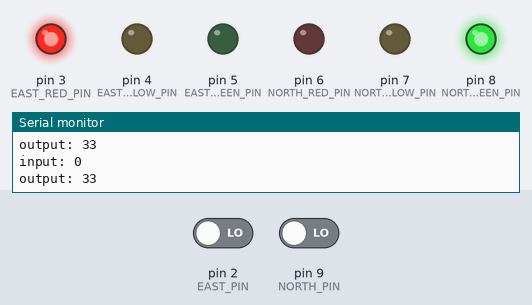
The sketch below on a simulated Arduino Uno, built with avr-gcc and run on an emulated ATmega328P. Shown: output pins drawn as LEDs (lit = HIGH), the last lines printed to the serial monitor. Inputs (shaded band) come from the test bench; at power-on: pin 2 (EAST_PIN) LOW, pin 9 (NORTH_PIN) LOW.

Above: at 9.8 s.
9.9 s: pin 2 (EAST_PIN) driven HIGH
At 13.7 s:
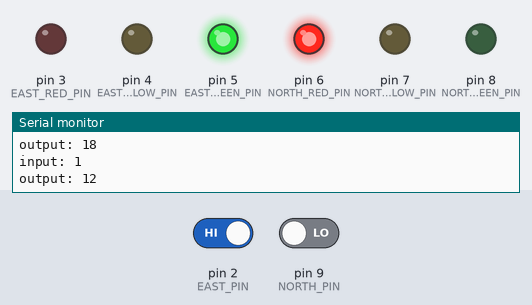
14.4 s: pin 9 (NORTH_PIN) driven HIGH
At 15.9 s:
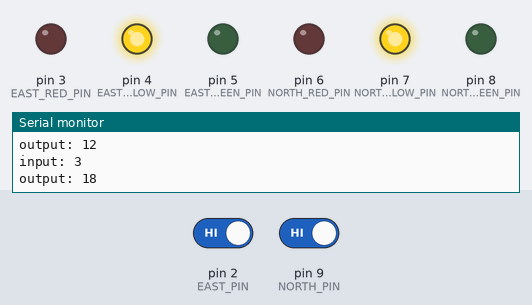
23.0 s: pin 9 (NORTH_PIN) driven LOW
At 24.1 s:
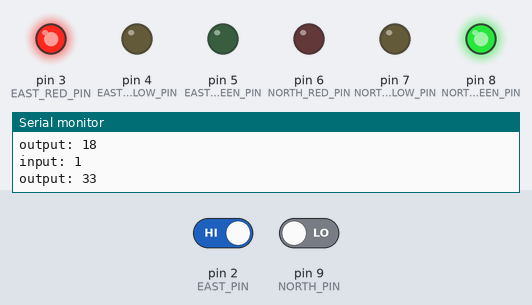
Timing chart, 0 to 28.0 s (numbered marks = the images above; inputs shaded):
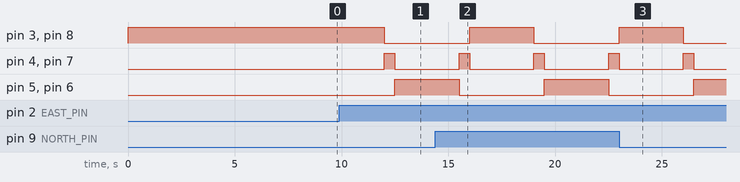

Measured:
- after the input at 9.9 s, pin 3 (EAST_RED_PIN), pin 8 (NORTH_GREEN_PIN): HIGH → LOW after 2.1 s; pin 4 (EAST_YELLOW_PIN), pin 7 (NORTH_YELLOW_PIN): LOW → HIGH after 2.1 s, → LOW 0.50 s later; pin 5 (EAST_GREEN_PIN), pin 6 (NORTH_RED_PIN): LOW → HIGH after 2.6 s
- after the input at 14.4 s, pin 3 (EAST_RED_PIN), pin 8 (NORTH_GREEN_PIN): LOW → HIGH after 1.6 s, → LOW 3.0 s later; pin 4 (EAST_YELLOW_PIN), pin 7 (NORTH_YELLOW_PIN): alternates HIGH for 0.50 s and LOW for 3.0 s, starting after 1.1 s; pin 5 (EAST_GREEN_PIN), pin 6 (NORTH_RED_PIN): HIGH → LOW after 1.1 s, → HIGH 4.0 s later, → LOW 3.0 s later
- after the input at 23.0 s, pin 3 (EAST_RED_PIN), pin 8 (NORTH_GREEN_PIN): goes on until 26.0 s, then stays LOW; pin 4 (EAST_YELLOW_PIN), pin 7 (NORTH_YELLOW_PIN): goes on until 26.5 s, then stays LOW; pin 5 (EAST_GREEN_PIN), pin 6 (NORTH_RED_PIN): goes on until 26.5 s, then stays HIGH

The sketch:

lab6_2.ino
```cpp
#define NORTH_PIN 9
#define EAST_PIN 2
#define EAST_RED_PIN 3
#define EAST_YELLOW_PIN 4
#define EAST_GREEN_PIN 5
#define NORTH_RED_PIN 6
#define NORTH_YELLOW_PIN 7
#define NORTH_GREEN_PIN 8
#define goN 0   // 0b00
#define waitN 1 // 0b01
#define goE 2   // 0b10
#define waitE 3 // 0b11

int GetInput();
void SetOutput(int out);

typedef struct State {
  unsigned long Out;
  unsigned long Time;
  unsigned long Next[4]; // next state for inputs 0,1,2,3
} SType;

SType FSM[4] {
  {0b100001, 300, {  goN,  waitN, goN,   waitN  }},
  {0b010010, 50,  {  goE,  goE,   goE,   goE    }},
  {0b001100, 300, {  goE,  goE,   waitE,  waitE  }},
  {0b010010, 50,  {  goN,  goN,   goN,   goN    }}
};

int FSM_State = goN;


void setup() {
  Serial.begin(115200);
  // Init Button
  pinMode(NORTH_PIN, INPUT);
  pinMode(EAST_PIN, INPUT);

  // Init LED
  pinMode(EAST_RED_PIN, OUTPUT);
  pinMode(EAST_YELLOW_PIN, OUTPUT);
  pinMode(EAST_GREEN_PIN, OUTPUT);
  pinMode(NORTH_RED_PIN, OUTPUT);
  pinMode(NORTH_YELLOW_PIN, OUTPUT);
  pinMode(NORTH_GREEN_PIN, OUTPUT);

  // Init Initial State
  FSM_State = goN;
}

// The loop function is called in an endless loop
void loop() {
  // 1. Output Based on current state
  int output = FSM[FSM_State].Out;
  SetOutput(output);
  Serial.print("output: ");
  Serial.println(output);

  // 2. wait for time relevant to state
  delay(FSM[FSM_State].Time * 10);

  // 3. Get Input
  int input = GetInput();
  Serial.print("input: ");
  Serial.println(input);

  // 4. Change state based on input and current state
  FSM_State = FSM[FSM_State].Next[input];
}


int GetInput() {
  int northButton = digitalRead(NORTH_PIN);
  int eastButton = digitalRead(EAST_PIN);

  if (northButton && eastButton)
    return 0b11;
  else if (northButton)
    return 0b10;
  else if (eastButton)
    return 0b01;
  else
    return 0b00;

}
void SetOutput(int out) {
  int ledState;
  ledState = (out & (1 << 5)) ? HIGH : LOW;
  digitalWrite(EAST_RED_PIN, ledState);
  ledState = (out & (1 << 4)) ? HIGH : LOW;
  digitalWrite(EAST_YELLOW_PIN, ledState);
  ledState = (out & (1 << 3)) ? HIGH : LOW;
  digitalWrite(EAST_GREEN_PIN, ledState);
  ledState = (out & (1 << 2)) ? HIGH : LOW;
  digitalWrite(NORTH_RED_PIN, ledState);
  ledState = (out & (1 << 1)) ? HIGH : LOW;
  digitalWrite(NORTH_YELLOW_PIN, ledState);
  ledState = (out & (1 << 0)) ? HIGH : LOW;
  digitalWrite(NORTH_GREEN_PIN, ledState);
}
```
